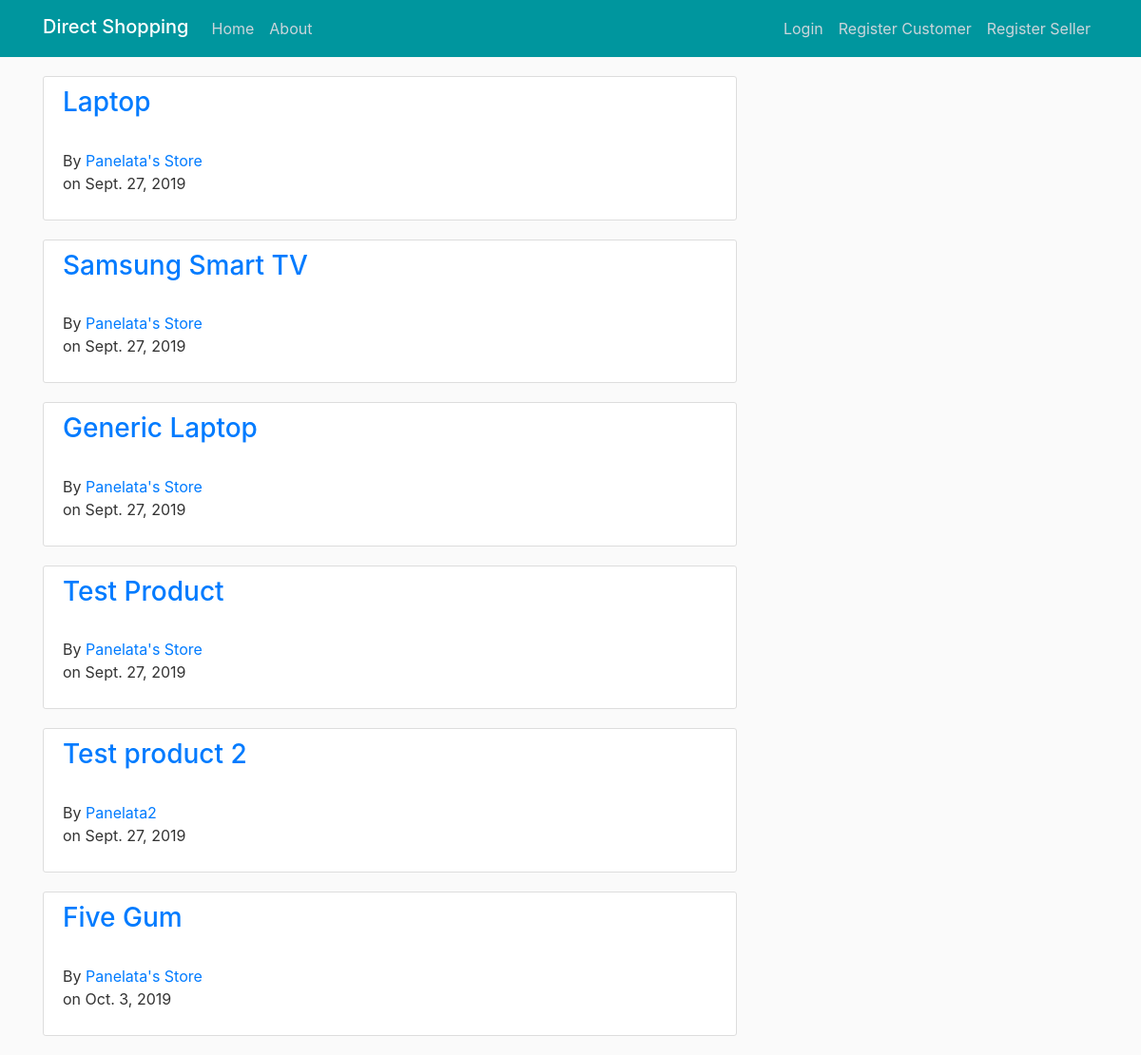
The page / on the database its author committed.
### direct/models.py (models this page shows, shortened)
class Product(models.Model):
    name = models.CharField(max_length=100)
    price = models.DecimalField(max_digits=10, decimal_places=2)
    stock = models.IntegerField()
    description = models.TextField(blank=True, null=True)
    photo = models.ImageField(upload_to="products/", null=True, blank=True)
    category = models.CharField(max_length=30, blank=True, null=True)
    brand = models.CharField(max_length=30, blank=True, null=True)
    rating = models.IntegerField()
    seller = models.ForeignKey(Seller, on_delete=models.CASCADE)
    pubDate = models.DateField(default=datetime.datetime.now)

class User(AbstractUser):
    username = models.CharField(max_length = 32, unique=True)
    email = models.EmailField(_('email address'), unique=True)
    password = models.CharField(max_length=32)
    isSeller = models.BooleanField(default=False)
    phoneNumber = models.CharField(max_length=15)
    street = models.CharField(max_length=50)
    suburb = models.CharField(max_length=20)
    postcode = models.CharField(max_length=20)
    state = models.CharField(max_length=20)
    country = models.CharField(max_length=20)
    joinedDate = models.DateTimeField(default=datetime.datetime.now)

class Seller(User):
    sellerName = models.CharField(max_length=30)
    def __str__(self):
        return self.sellerName

### direct/views.py (the view)
# urls.py: path('', direct_views.index, name='home'),
def index(request):
    products = Product.objects.all()
    context = {
        'title' : 'Home',
        'products' : products
    }
    return render(request, 'index.html', context)

### direct/templates/index.html
{% extends "base.html" %}
{% block content %}
{% for product in products %}
    <article class="content-section">
        <h3 class="article-title">
            <a href= "{% url 'view-product' product.id %}">
                {{ product.name }}
            </a>
        </h3>
        <p class="article-content">
            By <a href= "{% url 'sellerPage' product.seller %}"> {{ product.seller }}
            </a> on {{ product.pubDate }}
        </p>
    </article>
{% endfor %}
{% endblock %}

### direct/static/css/main.css (style rules this page uses)
body { background: #fafafa; color: #333333; margin-top: 5rem; }
h1, h2, h3, h4, h5, h6 { color: #444444; }
.content-section { background: #ffffff; padding: 10px 20px; border: 1px solid #dddddd; border-radius: 3px; margin-bottom: 20px; }
.article-title { color: #444444; }
.article-content { white-space: pre-line; }

### rows shown on the page
Product: name "Laptop", seller "Panelata's Store", pubDate "Sept. 27, 2019"
Product: name "Samsung Smart TV", seller "Panelata's Store", pubDate "Sept. 27, 2019"
Product: name "Generic Laptop", seller "Panelata's Store", pubDate "Sept. 27, 2019"
Product: name "Test Product", seller "Panelata's Store", pubDate "Sept. 27, 2019"
Product: name "Test product 2", seller "Panelata2", pubDate "Sept. 27, 2019"
Product: name "Five Gum", seller "Panelata's Store", pubDate "Oct. 3, 2019"
